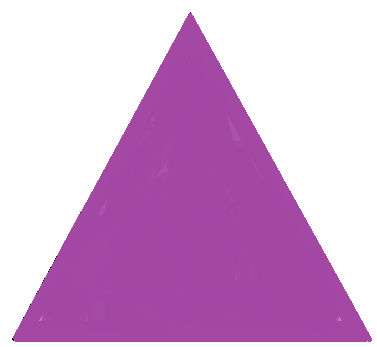
#> input picture 数字图像处理实验/triangle.jpg, 377 x 347 px
$ jupyter execute 'ch6 数学形态学处理.ipynb'
#> lines starting #> are read from the running program, lines starting #| are printed output that depends on the picture; after the words box and inside, x2 and y2 are one past the last pixel; in counts of white or black regions, pixels touching at a corner belong together
# 数学形态学处理

[cell 1]
# -*- conding: utf-8 -*-
import cv2
import numpy as np

img = cv2.imread("triangle.jpg", 0)
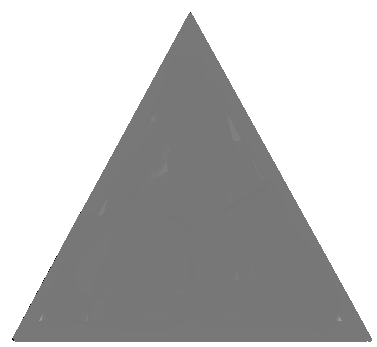
#> img: shape (347, 377); min 0, max 255, mean 192.5
ret, img_binary = cv2.threshold(img, 127, 255 ,cv2.THRESH_BINARY_INV) # 变成二值图
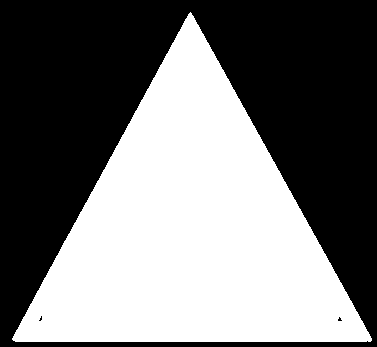
#> img_binary: shape (347, 377); 46.1% white; 1 white region, box (x1, y1, x2, y2) and area: (12, 12, 372, 342) 60266

print("该图片的尺寸：", img.shape)
#| 该图片的尺寸： (347, 377)

## 膨胀操作：

[cell 2]
def inflate(img, struct, x, y):
    """
    膨胀操作， 不影响原图
    img - 操作图像
    struct - 结构元
    x， y - 结构元原点坐标
    return - 膨胀操作后的图片
    """
#> called with struct = array of shape (5, 5), x = 2, y = 2
    img_rows, img_cols = img.shape
#> img_rows = 347; img_cols = 377
    struct_rows, struct_cols = struct.shape
    img_ift = np.zeros((img_rows, img_cols), np.uint8)
    for i in range(img_rows):    # 遍历图像
        for j in range(img_cols):
            if img.item(i, j) == 255:    # 若该点为前景
#                 print("原图发现前景：", i, j, img.item(i, j))
                for k in range(struct_rows):    # 遍历结构元
                    for l in range(struct_cols):
                        if struct.item(k, l) == 1:    # 找到结构元前景
                            x1 = i + (k - x)
                            y1 = j + (l - y)
#                             print("应该被改成前景点：", x1, y1)
                            if x1 >= 0 and x1 < img_rows and y1 >= 0 and y1 < img_cols:    # 越界判断
                                img_ift.itemset((x1, y1), 255)    # 直接赋值
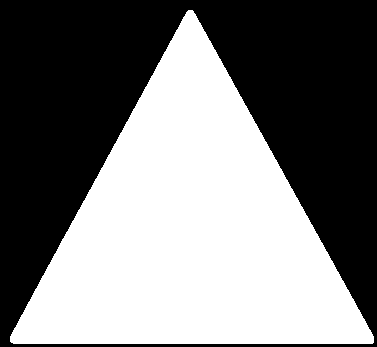
#> img_ift: shape (347, 377); 48.2% white; 1 white region, box (x1, y1, x2, y2) and area: (10, 10, 374, 344) 63061
    return img_ift

## 腐蚀操作：

[cell 3]
def corrode(img, struct, x, y):
    """
    腐蚀操作，不影响原图
    img - 操作图像
    struct - 结构元
    x， y - 结构元原点坐标
    return - 腐蚀操作后的图像
    """
    img_reverse = img.copy()    # 图像拷贝
    cv2.bitwise_not(img_reverse, img_reverse)    # 图像反转
    img_rc = inflate(img_reverse, struct, x, y)    # 对背景进行膨胀操作
    return cv2.bitwise_not(img_rc, img_rc)

## 开运算

[cell 4]
def img_open(img, struct, x, y):
    """
    开运算，不影响原图
    img - 操作图像
    struct - 结构元
    x， y - 结构元原点坐标
    return - 开运算后的图像
    """
    img_open = corrode(img, struct, x, y)    # 先腐蚀
    img_open = inflate(img_open, struct, x, y)    # 再膨胀
    return img_open

## 闭运算

[cell 5]
def img_close(img, struct, x, y):
    """
    闭运算，不影响原图
    img - 操作图像
    struct - 结构元
    x， y - 结构元原点坐标
    return - 闭运算后的图像
    """
    img_close = inflate(img, struct, x, y)    # 先膨胀
    img_close = corrode(img_close, struct, x, y)    # 再腐蚀
    return img_close

## 测试部分：

结构元

[cell 6]
struct = np.array([[1, 1, 1, 1 ,1],
                   [1, 1, 1, 1, 1],
                   [1, 1, 1, 1, 1],
                   [1, 1, 1, 1, 1],
                   [1, 1, 1, 1, 1]])
struct_x, struct_y = 2, 2

测试膨胀操作

[cell 7]
img = cv2.imread("triangle.jpg", 0)
ret, img_binary = cv2.threshold(img, 127, 255 ,cv2.THRESH_BINARY_INV)

cv2.imshow("triangle_binary", img_binary)
img_ift = inflate(img_binary, struct, struct_x, struct_y)
cv2.imshow("triangle_inflation", img_ift)

k = cv2.waitKey(0) & 0xFF
#> (key Esc is pressed here)
if k == 27:
    cv2.destroyAllWindows()

测试腐蚀操作

[cell 8]
img = cv2.imread("triangle.jpg", 0)
ret, img_binary = cv2.threshold(img, 127, 255 ,cv2.THRESH_BINARY_INV)

cv2.imshow("triangle_binary", img_binary)
img_cd = corrode(img_binary, struct, struct_x, struct_y)
#> call 2 of inflate, with struct = array of shape (5, 5), x = 2, y = 2
#> after the loop in inflate (call 2), `for i in range(img_rows):`:
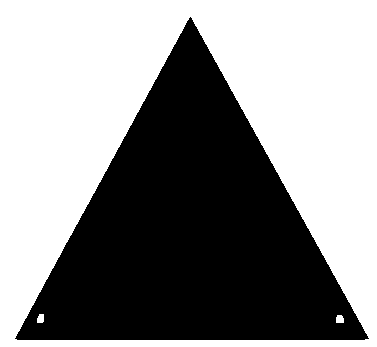
#> img_ift: shape (347, 377); 56.1% white; 1 black region, box (x1, y1, x2, y2) and area: (15, 17, 369, 340) 57430
cv2.imshow("triangle_corrode", img_cd)

k = cv2.waitKey(0) & 0xFF
#> (key Esc is pressed here)
if k == 27:
    cv2.destroyAllWindows()

测试开运算

[cell 9]
img = cv2.imread("triangle.jpg", 0)
ret, img_binary = cv2.threshold(img, 127, 255 ,cv2.THRESH_BINARY_INV)

cv2.imshow("triangle_binary", img_binary)
img_open = img_open(img_binary, struct, struct_x, struct_y)
#> after the loop in inflate (call 4), `for i in range(img_rows):`: img_ift: shape (347, 377); 46.1% white; 1 white region, box (x1, y1, x2, y2) and area: (13, 15, 371, 342) 60250
cv2.imshow("triangle_open", img_open)

k = cv2.waitKey(0) & 0xFF
#> (key Esc is pressed here)
if k == 27:
    cv2.destroyAllWindows()

测试闭运算

[cell 10]
img = cv2.imread("triangle.jpg", 0)
ret, img_binary = cv2.threshold(img, 127, 255 ,cv2.THRESH_BINARY_INV)

cv2.imshow("triangle_binary", img_binary)
img_close = img_close(img_binary, struct, struct_x, struct_y)
#> after the loop in inflate (call 6), `for i in range(img_rows):`: img_ift: shape (347, 377); 53.9% white; 1 black region, box (x1, y1, x2, y2) and area: (12, 12, 372, 342) 60285
cv2.imshow("triangle_close", img_close)

k = cv2.waitKey(0) & 0xFF
#> (key Esc is pressed here)
